Frame 1 (no input): blank canvas, image omitted
Frame 60 (no input): blank canvas, image omitted
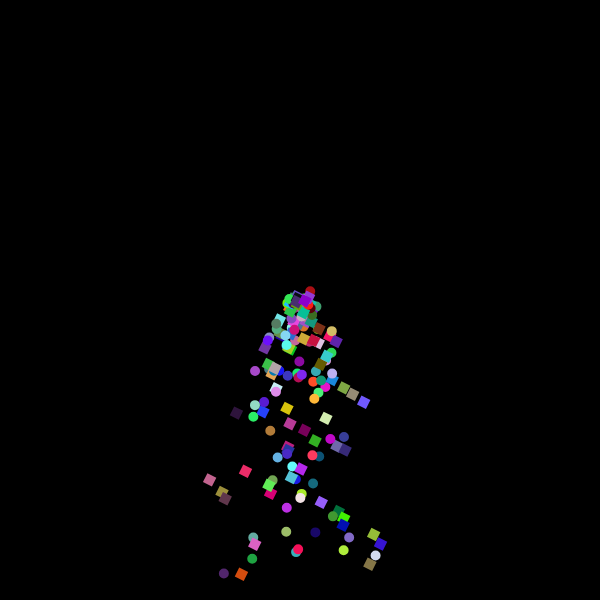
Frame 120 (the mouse pressed at the canvas centre since frame 60)

The p5.js sketch whose frames 1 and 60 were blank and that drew this single picture after the mouse press (run headless with seeded random() and noise() and a simulated clock; from frame 60 on, the mouse is pressed at the canvas centre):

// p5.js sketch
// ── sketch.js
let particles;
let gravity, wind;

function setup() {
  createCanvas(600, 600);
  gravity = createVector(0, 0.2);
  wind = createVector(0.05, 0);
  
  particles = [];
}

function draw() {
  background(0);
  
  for(let x = 0; x < 3; x++){
    if(mouseIsPressed){
      particles.push(new Particula(mouseX + random(-10, 10), mouseY)); 
    }   
  }
  
  for(const particle of particles){
    particle.applyForce(gravity);
    //particle.applyForce(wind);
    particle.update();
    particle.show();  
  }
    
  // To despawn the shape
  for(let i = particles.length - 1; i >= 0; i--){
    if(particles[i].finished()){
      particles.splice(i, 1);
    }
  }
  
}
// ── particle.js
class Particula{
  constructor(x, y){
    // Spawning position
    this.pos = createVector(x,y);
    
    // Velocity
    this.vel = p5.Vector.random2D();
    this.vel.mult(random(0.5, 2));
    
    // Acceleration starts as 0
    this.acc = createVector(0, 0);
    
    // Particle Size
    this.r = 4;
    
    // This decides if it's a rectangle or a circle
    this.e = random(0, 1);
    
    // Particle Color
    this.color = color(random(0, 255), random(0, 255), random(0, 255));
    
    this.lifetime = 255;
  }
  
  // To add external forces such as gravity and wind
  applyForce(force){
    this.acc.add(force);
  }
  
  update(){
    this.vel.add(this.acc);
    this.pos.add(this.vel);
    this.acc.set(0,0);
    
    // Decreases lifetime to despawn older particles
    this.lifetime -= 5;
  }
  
  show(){
    // Outline the shape
    stroke(this.color, this.lifetime - 50);
    strokeWeight(2);
    
    // Paint the shape
    fill(this.color, this.lifetime - 50);
    
    // Draw a Circle
    if(this.e > 0.5){
      ellipse(this.pos.x, this.pos.y, this.r * 2);  
    }
    // Draw a Square
    else{
      rectMode(CENTER);
      push();
        translate(this.pos.x, this.pos.y);
        rotate(90);
        rect(0, 0, this.r*2);
      pop();
    }
    
  }
  
  // To "Despawn" the shape
  finished(){
    return this.lifetime < 0;
  }
}
